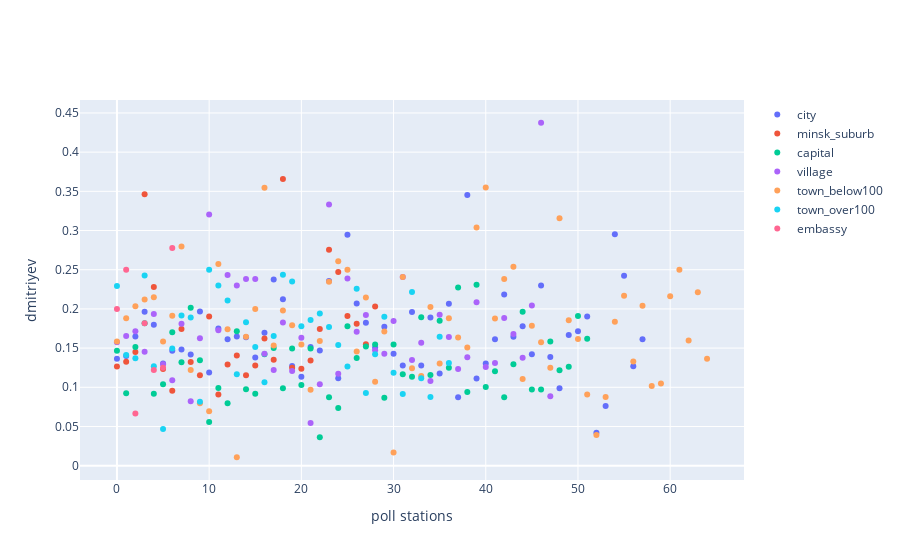

This figure's notebook cell:
### Code cell
draw_part_of_alt_reduced('dmitriyev')
